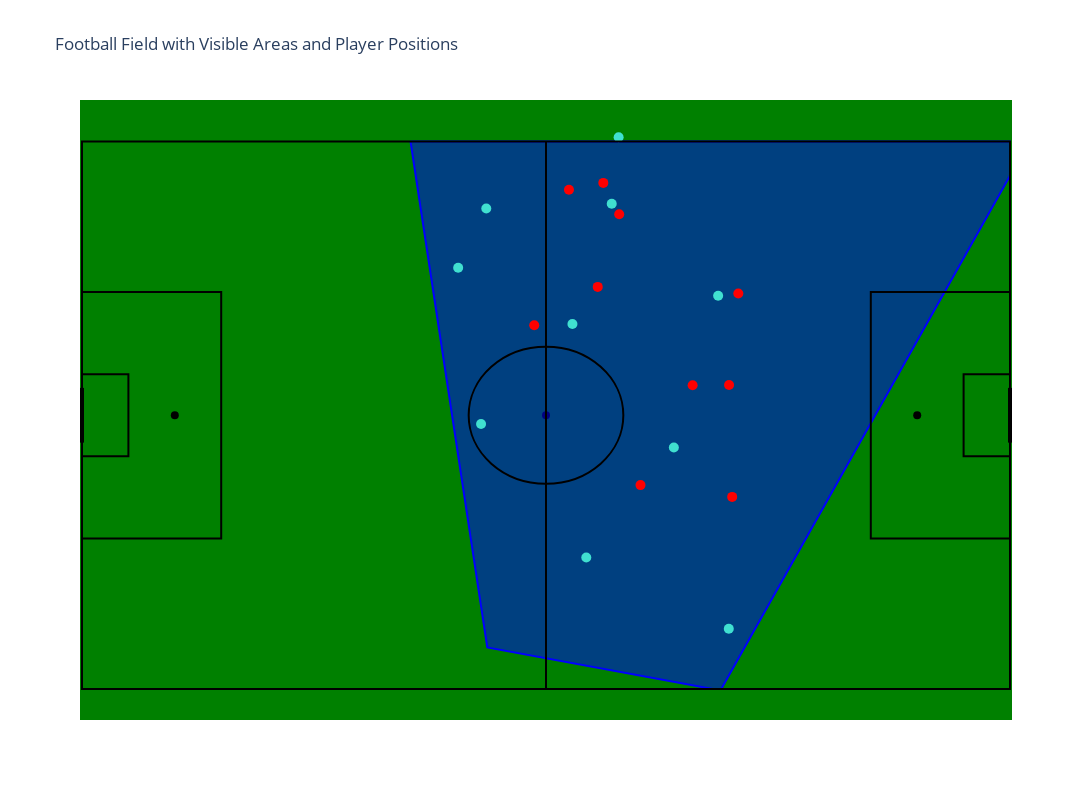

The code cell stored with this chart in its notebook:
### Markdown cell above
### Analysis of frames

### Code cell
# Here, we want to see one example of frame displayed on the field already implemented in the eda_functions.py 
# Extract a random sample (improve speed of load instead of grouping all sample)
random_sample_df = three_sixty_df.sample(withReplacement=False, fraction=0.01, seed=random.randint(0, 100)).limit(1)

# Extract player positions and teammate status from the random sample
player_positions_df = random_sample_df.select(explode(col("freeze_frame")).alias("player"))
positions_df = player_positions_df.select(
    col("player.location").alias("location"),
    col("player.teammate").alias("teammate")
)

# Collect the data
positions_list = positions_df.collect()

# Separate the coordinates and teammate status
x_teammates = [pos.location[0] for pos in positions_list if pos.teammate]
y_teammates = [pos.location[1] for pos in positions_list if pos.teammate]
x_opponents = [pos.location[0] for pos in positions_list if not pos.teammate]
y_opponents = [pos.location[1] for pos in positions_list if not pos.teammate]

# Extract visible_area from the random sample
visible_areas_list = random_sample_df.select("visible_area").collect()

# Convert to a list of lists of coordinates
visible_areas = [row['visible_area'] for row in visible_areas_list]


# Create the football field plot
fig = create_football_field_plotly()

# Plot visible area
for area in visible_areas:
    x_coords = area[0::2]  # Take every second element starting from index 0
    y_coords = area[1::2]  # Take every second element starting from index 1
    
    # Add the first point again to close the polygon
    x_coords.append(x_coords[0])
    y_coords.append(y_coords[0])

fig.add_trace(go.Scatter(x=x_coords, y=y_coords, fill='toself', mode='lines', line=dict(color='blue')))

# Plot player positions
fig.add_trace(go.Scatter(x=x_teammates, y=y_teammates, mode='markers', marker=dict(color='turquoise', size=10), name='Teammates'))
fig.add_trace(go.Scatter(x=x_opponents, y=y_opponents, mode='markers', marker=dict(color='red', size=10), name='Opponents'))

# Update layout and show plot
fig.update_layout(title='Football Field with Visible Areas and Player Positions')
fig.show()

### Figure 1 — Plotly figure (JSON) as saved in the notebook; plotly's stock layout.template omitted (floating-point values rounded to 4 significant figures)
{"data": [{"marker": {"color": "black", "size": 8}, "mode": "markers", "x": [60.0], "y": [40.0], "type": "scatter"}, {"marker": {"color": "black", "size": 8}, "mode": "markers", "x": [12, 108], "y": [40.0, 40.0], "type": "scatter"}, {"fill": "toself", "line": {"color": "blue"}, "mode": "lines", "x": [42.48, 52.41, 81.56, 82.66, 120.0, 120.0, 42.48, 42.48], "y": [80.0, 6.081, 0.0, 0.0, 75.01, 80.0, 80.0, 80.0], "type": "scatter"}, {"marker": {"color": "turquoise", "size": 10}, "mode": "markers", "name": "Teammates", "x": [48.64, 51.6, 52.28, 63.42, 65.21, 68.5, 69.39, 76.53, 82.26, 83.64], "y": [61.55, 38.73, 70.22, 53.33, 19.2, 70.9, 80.62, 35.3, 57.47, 8.798], "type": "scatter"}, {"marker": {"color": "red", "size": 10}, "mode": "markers", "name": "Opponents", "x": [58.48, 62.97, 66.69, 67.41, 69.47, 72.22, 78.96, 83.67, 84.07, 84.87], "y": [53.14, 72.95, 58.75, 73.95, 69.36, 29.8, 44.39, 44.41, 28.07, 57.8], "type": "scatter"}], "layout": {"height": 800, "width": 1200, "shapes": [{"line": {"color": "black"}, "type": "rect", "x0": 0, "x1": 120, "y0": 0, "y1": 80}, {"line": {"color": "black"}, "type": "line", "x0": 60.0, "x1": 60.0, "y0": 0, "y1": 80}, {"line": {"color": "black"}, "type": "rect", "x0": 0, "x1": 18, "y0": 22.0, "y1": 58.0}, {"line": {"color": "black"}, "type": "rect", "x0": 102, "x1": 120, "y0": 22.0, "y1": 58.0}, {"line": {"color": "black"}, "type": "rect", "x0": 0, "x1": 6, "y0": 34.0, "y1": 46.0}, {"line": {"color": "black"}, "type": "rect", "x0": 114, "x1": 120, "y0": 34.0, "y1": 46.0}, {"line": {"color": "black"}, "type": "circle", "x0": 50.0, "x1": 70.0, "xref": "x", "y0": 30.0, "y1": 50.0, "yref": "y"}, {"line": {"color": "black", "width": 4}, "type": "line", "x0": 0, "x1": 0, "y0": 36.0, "y1": 44.0}, {"line": {"color": "black", "width": 4}, "type": "line", "x0": 120, "x1": 120, "y0": 36.0, "y1": 44.0}], "xaxis": {"showgrid": false, "showticklabels": false, "zeroline": false}, "yaxis": {"showgrid": false, "showticklabels": false, "zeroline": false}, "plot_bgcolor": "green", "showlegend": false, "title": {"text": "Football Field with Visible Areas and Player Positions"}}}
